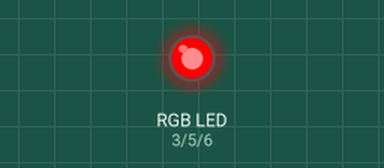
A sketch run on a simulated Arduino Uno, built with avr-gcc and run on an emulated ATmega328P. Parts: an RGB LED mixed from three pins (HIGH = lit). Dim RGB values are drawn brighter than linear.

Above: at 0.05 s.
At 1.55 s:
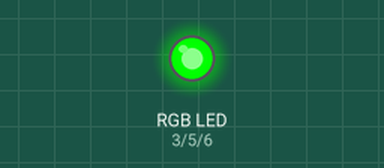
At 3.05 s:
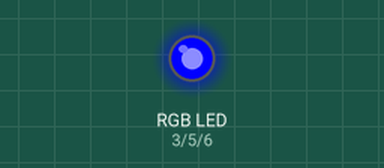
At 6.0 s:
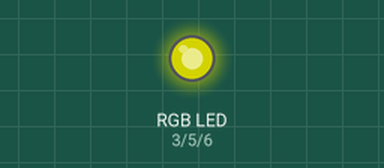
Timing chart, 0 to 7.8 s (numbered marks = the images above):
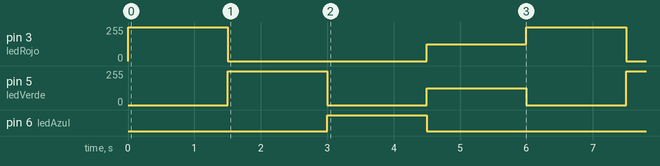

The sketch:

RGBLED.ino
```cpp
const int ledRojo = 3;
const int ledVerde = 5;
const int ledAzul = 6;
int valor=0;

void setup() {
  pinMode(ledRojo,OUTPUT);
  pinMode(ledVerde,OUTPUT);
  pinMode(ledAzul,OUTPUT);
}
void loop() {
//Hacer color rojo
  analogWrite(ledRojo,255);
  analogWrite(ledVerde,0);
  analogWrite(ledAzul,0);
  delay(1500);
  switch (ledVerde){
    case 1: valor=44; break;
    case 2: valor =67;break;
    default: valor=9;
  }

  analogWrite(ledRojo,0);
  analogWrite(ledVerde,255);
  analogWrite(ledAzul,0);
  delay(1500);

  analogWrite(ledRojo,0);
  analogWrite(ledVerde,0);
  analogWrite(ledAzul,255);
  delay(1500);

  analogWrite(ledRojo,127);
  analogWrite(ledVerde,127);
  analogWrite(ledAzul,0);
  delay(1500);
}
```

Measured:
- by itself, pin 3 (ledRojo): repeats every 6.0 s: 0/255 3.0 s, 127/255 1.5 s, 255/255 1.5 s
- by itself, pin 5 (ledVerde): repeats every 6.0 s: 0/255 1.5 s, 127/255 1.5 s, 0/255 1.5 s, 255/255 1.5 s
- by itself, pin 6 (ledAzul): alternates HIGH for 1.5 s and LOW for 4.5 s
